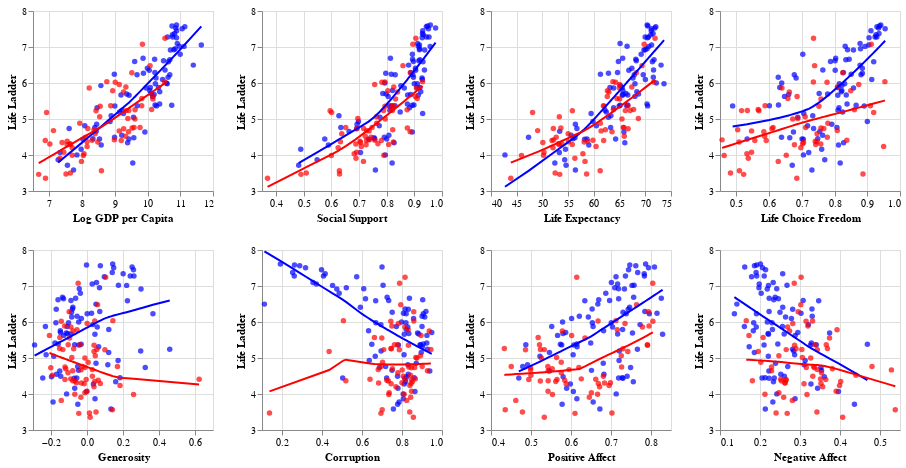

Notebook code cell kept with this figure:
### Markdown cell above
Now, we will analyze each group (Stable vs Unstable) on its own and visualize their trends of life ladder levels vs the other variables in the dataset:

### Code cell
# categorizing data into stable and unstable countries
stable_data = whr_final[whr_final['Political Stability'] == 'Stable'] # stable countries data
unstable_data = whr_final[whr_final['Political Stability'] == 'Unstable'] # unstable countries data

# List of variables
variables = ['Log GDP per Capita', 'Social Support', 'Life Expectancy',
             'Life Choice Freedom', 'Generosity', 'Corruption',
             'Positive Affect', 'Negative Affect']

# Scatterplots and Line plots - stable and unstable countries
plots = []
for var in variables:
    scatter_stable = alt.Chart(stable_data).mark_circle().encode(
        x=alt.X(var, title=var, scale=alt.Scale(zero=False)),
        y=alt.Y('Life Ladder', title='Life Ladder', scale=alt.Scale(zero=False)),
        color=alt.ColorValue('blue')
    )
    
    scatter_unstable = alt.Chart(unstable_data).mark_circle().encode(
        x=alt.X(var, title=var, scale=alt.Scale(zero=False)),
        y=alt.Y('Life Ladder', title='Life Ladder', scale=alt.Scale(zero=False)),
        color=alt.ColorValue('red')
    )
    
    line_stable = alt.Chart(stable_data).transform_loess(
        var, 'Life Ladder', groupby=['Political Stability'], bandwidth=1
    ).mark_line().encode(
        x=alt.X(var, title=var),
        y=alt.Y('Life Ladder', title='Life Ladder'),
        color=alt.ColorValue('blue')
    )
    
    line_unstable = alt.Chart(unstable_data).transform_loess(
        var, 'Life Ladder', groupby=['Political Stability'], bandwidth=1
    ).mark_line().encode(
        x=alt.X(var, title=var),
        y=alt.Y('Life Ladder', title='Life Ladder'),
        color=alt.ColorValue('red')
    )
    
    plot = alt.layer(scatter_stable, scatter_unstable, line_stable, line_unstable).resolve_scale(color='independent').properties(
        width=180, height=180  # Adjust the width and height of each plot
    )
    plots.append(plot)

# Combine plots in a 2x4 matrix layout
grid_plots = alt.vconcat(*[alt.hconcat(*plots[i:i+4]) for i in range(0, len(plots), 4)])

# Display the grid of plots
grid_plots
